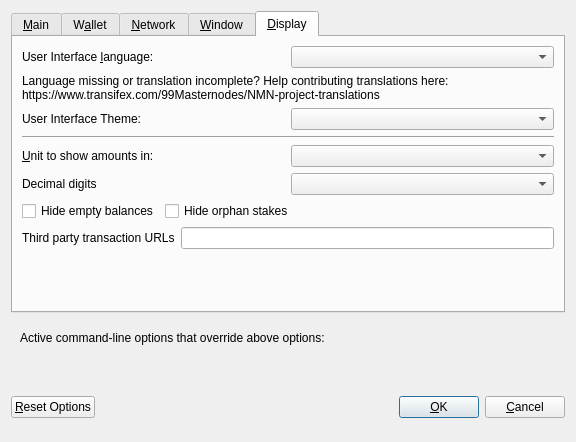
<?xml version="1.0" encoding="UTF-8"?>
<ui version="4.0">
 <class>OptionsDialog</class>
 <widget class="QDialog" name="OptionsDialog">
  <property name="geometry">
   <rect>
    <x>0</x>
    <y>0</y>
    <width>576</width>
    <height>442</height>
   </rect>
  </property>
  <property name="windowTitle">
   <string>Options</string>
  </property>
  <property name="modal">
   <bool>true</bool>
  </property>
  <layout class="QVBoxLayout" name="verticalLayout">
   <item>
    <widget class="QTabWidget" name="tabWidget">
     <property name="currentIndex">
      <number>4</number>
     </property>
     <widget class="QWidget" name="tabMain">
      <attribute name="title">
       <string>&amp;Main</string>
      </attribute>
      <layout class="QVBoxLayout" name="verticalLayout_Main">
       <item>
        <widget class="QCheckBox" name="bitcoinAtStartup">
         <property name="toolTip">
          <string>Automatically start NMN after logging in to the system.</string>
         </property>
         <property name="text">
          <string>&amp;Start NMN on system login</string>
         </property>
        </widget>
       </item>
       <item>
        <layout class="QHBoxLayout" name="horizontalLayout_2_Main">
         <item>
          <widget class="QLabel" name="databaseCacheLabel">
           <property name="text">
            <string>Size of &amp;database cache</string>
           </property>
           <property name="textFormat">
            <enum>Qt::PlainText</enum>
           </property>
           <property name="buddy">
            <cstring>databaseCache</cstring>
           </property>
          </widget>
         </item>
         <item>
          <widget class="QSpinBox" name="databaseCache"/>
         </item>
         <item>
          <widget class="QLabel" name="databaseCacheUnitLabel">
           <property name="text">
            <string>MB</string>
           </property>
           <property name="textFormat">
            <enum>Qt::PlainText</enum>
           </property>
          </widget>
         </item>
         <item>
          <spacer name="horizontalSpacer_2_Main">
           <property name="orientation">
            <enum>Qt::Horizontal</enum>
           </property>
           <property name="sizeHint" stdset="0">
            <size>
             <width>40</width>
             <height>20</height>
            </size>
           </property>
          </spacer>
         </item>
        </layout>
       </item>
       <item>
        <layout class="QHBoxLayout" name="horizontalLayout_3_Main">
         <item>
          <widget class="QLabel" name="threadsScriptVerifLabel">
           <property name="text">
            <string>Number of script &amp;verification threads</string>
           </property>
           <property name="textFormat">
            <enum>Qt::PlainText</enum>
           </property>
           <property name="buddy">
            <cstring>threadsScriptVerif</cstring>
           </property>
          </widget>
         </item>
         <item>
          <widget class="QSpinBox" name="threadsScriptVerif">
           <property name="toolTip">
            <string>(0 = auto, &lt;0 = leave that many cores free)</string>
           </property>
          </widget>
         </item>
         <item>
          <spacer name="horizontalSpacer_3_Main">
           <property name="orientation">
            <enum>Qt::Horizontal</enum>
           </property>
           <property name="sizeHint" stdset="0">
            <size>
             <width>40</width>
             <height>20</height>
            </size>
           </property>
          </spacer>
         </item>
        </layout>
       </item>
       <item>
        <spacer name="verticalSpacer_2">
         <property name="orientation">
          <enum>Qt::Vertical</enum>
         </property>
         <property name="sizeHint" stdset="0">
          <size>
           <width>20</width>
           <height>40</height>
          </size>
         </property>
        </spacer>
       </item>
       <item>
        <layout class="QHBoxLayout" name="horiz-autominting-layout">
         <item>
          <widget class="QCheckBox" name="checkBoxZeromintEnable">
           <property name="toolTip">
            <string>Enable automatic minting of NMN units to zNMN</string>
           </property>
           <property name="layoutDirection">
            <enum>Qt::LeftToRight</enum>
           </property>
           <property name="text">
            <string>Enable zNMN Automint</string>
           </property>
          </widget>
         </item>
         <item>
          <widget class="QCheckBox" name="checkBoxZeromintAddresses">
           <property name="toolTip">
            <string>Enable automatic zNMN minting from specific addresses</string>
           </property>
           <property name="layoutDirection">
            <enum>Qt::LeftToRight</enum>
           </property>
           <property name="text">
            <string>Enable Automint Addresses</string>
           </property>
          </widget>
         </item>
        </layout>
       </item>
       <item>
        <layout class="QHBoxLayout" name="horizontalLayout_3">
         <item>
          <widget class="QLabel" name="percentage_label">
           <property name="toolTip">
            <string>Percentage of incoming NMN which get automatically converted to zNMN via Zerocoin Protocol (min: 10%)</string>
           </property>
           <property name="text">
            <string>Percentage of autominted zNMN</string>
           </property>
          </widget>
         </item>
         <item>
          <widget class="QSpinBox" name="zeromintPercentage">
           <property name="minimum">
            <number>1</number>
           </property>
           <property name="maximum">
            <number>100</number>
           </property>
          </widget>
         </item>
        </layout>
       </item>
       <item>
        <layout class="QHBoxLayout" name="horizontalLayout" stretch="0,0">
         <property name="sizeConstraint">
          <enum>QLayout::SetFixedSize</enum>
         </property>
         <item>
          <widget class="QLabel" name="labelPreferredDenom">
           <property name="maximumSize">
            <size>
             <width>16777215</width>
             <height>16777215</height>
            </size>
           </property>
           <property name="toolTip">
            <string>Wait with automatic conversion to Zerocoin until enough NMN for this denomination is available</string>
           </property>
           <property name="text">
            <string>Preferred Automint zNMN Denomination</string>
           </property>
          </widget>
         </item>
         <item>
          <widget class="QComboBox" name="preferredDenom">
           <property name="maximumSize">
            <size>
             <width>16777215</width>
             <height>27</height>
            </size>
           </property>
           <property name="toolTip">
            <string>Wait with automatic conversion to Zerocoin until enough NMN for this denomination is available</string>
           </property>
           <property name="maxVisibleItems">
            <number>9</number>
           </property>
           <property name="maxCount">
            <number>9</number>
           </property>
          </widget>
         </item>
        </layout>
       </item>
      </layout>
     </widget>
     <widget class="QWidget" name="tabWallet">
      <attribute name="title">
       <string>W&amp;allet</string>
      </attribute>
      <layout class="QVBoxLayout" name="verticalLayout_Wallet">
       <item>
        <layout class="QHBoxLayout" name="horizontalLayout_2_Wallet">
         <item>
          <widget class="QLabel" name="labelStakeSplitThresholdText">
           <property name="text">
            <string>Stake split threshold:</string>
           </property>
          </widget>
         </item>
         <item>
          <widget class="QSpinBox" name="spinBoxStakeSplitThreshold">
           <property name="minimum">
            <number>1</number>
           </property>
           <property name="maximum">
            <number>999999</number>
           </property>
          </widget>
         </item>
        </layout>
       </item>
       <item>
        <widget class="QGroupBox" name="groupBox">
         <property name="title">
          <string>Expert</string>
         </property>
         <layout class="QVBoxLayout" name="verticalLayout_2">
          <item>
           <widget class="QCheckBox" name="coinControlFeatures">
            <property name="toolTip">
             <string>Whether to show coin control features or not.</string>
            </property>
            <property name="text">
             <string>Enable coin &amp;control features</string>
            </property>
           </widget>
          </item>
          <item>
           <widget class="QCheckBox" name="showMasternodesTab">
            <property name="toolTip">
             <string>Show additional tab listing all your masternodes in first sub-tab&lt;br/&gt;and all masternodes on the network in second sub-tab.</string>
            </property>
            <property name="text">
             <string>Show Masternodes Tab</string>
            </property>
           </widget>
          </item>
          <item>
           <widget class="QCheckBox" name="spendZeroConfChange">
            <property name="toolTip">
             <string>If you disable the spending of unconfirmed change, the change from a transaction&lt;br/&gt;cannot be used until that transaction has at least one confirmation.&lt;br/&gt;This also affects how your balance is computed.</string>
            </property>
            <property name="text">
             <string>&amp;Spend unconfirmed change</string>
            </property>
           </widget>
          </item>
         </layout>
        </widget>
       </item>
       <item>
        <spacer name="verticalSpacer_Wallet">
         <property name="orientation">
          <enum>Qt::Vertical</enum>
         </property>
         <property name="sizeHint" stdset="0">
          <size>
           <width>20</width>
           <height>40</height>
          </size>
         </property>
        </spacer>
       </item>
      </layout>
     </widget>
     <widget class="QWidget" name="tabNetwork">
      <attribute name="title">
       <string>&amp;Network</string>
      </attribute>
      <layout class="QVBoxLayout" name="verticalLayout_Network">
       <item>
        <widget class="QCheckBox" name="mapPortUpnp">
         <property name="toolTip">
          <string>Automatically open the NMN client port on the router. This only works when your router supports UPnP and it is enabled.</string>
         </property>
         <property name="text">
          <string>Map port using &amp;UPnP</string>
         </property>
        </widget>
       </item>
       <item>
        <widget class="QCheckBox" name="allowIncoming">
         <property name="toolTip">
          <string>Accept connections from outside</string>
         </property>
         <property name="text">
          <string>Allow incoming connections</string>
         </property>
        </widget>
       </item>
       <item>
        <widget class="QCheckBox" name="connectSocks">
         <property name="toolTip">
          <string>Connect to the NMN network through a SOCKS5 proxy.</string>
         </property>
         <property name="text">
          <string>&amp;Connect through SOCKS5 proxy (default proxy):</string>
         </property>
        </widget>
       </item>
       <item>
        <layout class="QHBoxLayout" name="horizontalLayout_1_Network">
         <item>
          <widget class="QLabel" name="proxyIpLabel">
           <property name="text">
            <string>Proxy &amp;IP:</string>
           </property>
           <property name="textFormat">
            <enum>Qt::PlainText</enum>
           </property>
           <property name="buddy">
            <cstring>proxyIp</cstring>
           </property>
          </widget>
         </item>
         <item>
          <widget class="QValidatedLineEdit" name="proxyIp">
           <property name="minimumSize">
            <size>
             <width>140</width>
             <height>0</height>
            </size>
           </property>
           <property name="maximumSize">
            <size>
             <width>140</width>
             <height>16777215</height>
            </size>
           </property>
           <property name="toolTip">
            <string>IP address of the proxy (e.g. IPv4: 127.0.0.1 / IPv6: ::1)</string>
           </property>
          </widget>
         </item>
         <item>
          <widget class="QLabel" name="proxyPortLabel">
           <property name="text">
            <string>&amp;Port:</string>
           </property>
           <property name="textFormat">
            <enum>Qt::PlainText</enum>
           </property>
           <property name="buddy">
            <cstring>proxyPort</cstring>
           </property>
          </widget>
         </item>
         <item>
          <widget class="QLineEdit" name="proxyPort">
           <property name="minimumSize">
            <size>
             <width>55</width>
             <height>0</height>
            </size>
           </property>
           <property name="maximumSize">
            <size>
             <width>55</width>
             <height>16777215</height>
            </size>
           </property>
           <property name="toolTip">
            <string>Port of the proxy (e.g. 9050)</string>
           </property>
          </widget>
         </item>
         <item>
          <spacer name="horizontalSpacer_1_Network">
           <property name="orientation">
            <enum>Qt::Horizontal</enum>
           </property>
           <property name="sizeHint" stdset="0">
            <size>
             <width>40</width>
             <height>20</height>
            </size>
           </property>
          </spacer>
         </item>
        </layout>
       </item>
       <item>
        <spacer name="verticalSpacer_Network">
         <property name="orientation">
          <enum>Qt::Vertical</enum>
         </property>
         <property name="sizeHint" stdset="0">
          <size>
           <width>20</width>
           <height>40</height>
          </size>
         </property>
        </spacer>
       </item>
      </layout>
     </widget>
     <widget class="QWidget" name="tabWindow">
      <attribute name="title">
       <string>&amp;Window</string>
      </attribute>
      <layout class="QVBoxLayout" name="verticalLayout_Window">
       <item>
        <widget class="QCheckBox" name="minimizeToTray">
         <property name="toolTip">
          <string>Show only a tray icon after minimizing the window.</string>
         </property>
         <property name="text">
          <string>&amp;Minimize to the tray instead of the taskbar</string>
         </property>
        </widget>
       </item>
       <item>
        <widget class="QCheckBox" name="minimizeOnClose">
         <property name="toolTip">
          <string>Minimize instead of exit the application when the window is closed. When this option is enabled, the application will be closed only after selecting Quit in the menu.</string>
         </property>
         <property name="text">
          <string>M&amp;inimize on close</string>
         </property>
        </widget>
       </item>
       <item>
        <spacer name="verticalSpacer_Window">
         <property name="orientation">
          <enum>Qt::Vertical</enum>
         </property>
         <property name="sizeHint" stdset="0">
          <size>
           <width>20</width>
           <height>40</height>
          </size>
         </property>
        </spacer>
       </item>
      </layout>
     </widget>
     <widget class="QWidget" name="tabDisplay">
      <attribute name="title">
       <string>&amp;Display</string>
      </attribute>
      <layout class="QVBoxLayout" name="verticalLayout_Display">
       <item>
        <layout class="QHBoxLayout" name="horizontalLayout_1_Display">
         <item>
          <widget class="QLabel" name="langLabel">
           <property name="text">
            <string>User Interface &amp;language:</string>
           </property>
           <property name="textFormat">
            <enum>Qt::PlainText</enum>
           </property>
           <property name="buddy">
            <cstring>lang</cstring>
           </property>
          </widget>
         </item>
         <item>
          <widget class="QValueComboBox" name="lang">
           <property name="toolTip">
            <string>The user interface language can be set here. This setting will take effect after restarting NMN.</string>
           </property>
          </widget>
         </item>
        </layout>
       </item>
       <item>
        <widget class="QLabel" name="label_3">
         <property name="toolTip">
          <string notr="true"/>
         </property>
         <property name="statusTip">
          <string notr="true"/>
         </property>
         <property name="whatsThis">
          <string notr="true"/>
         </property>
         <property name="accessibleName">
          <string notr="true"/>
         </property>
         <property name="text">
          <string>Language missing or translation incomplete? Help contributing translations here:
https://www.transifex.com/99Masternodes/NMN-project-translations</string>
         </property>
         <property name="wordWrap">
          <bool>true</bool>
         </property>
         <property name="openExternalLinks">
          <bool>true</bool>
         </property>
         <property name="textInteractionFlags">
          <set>Qt::TextBrowserInteraction</set>
         </property>
        </widget>
       </item>
       <item>
        <layout class="QHBoxLayout" name="horizontalLayout_2_Display" stretch="0,0">
         <item>
          <widget class="QLabel" name="themeLabel">
           <property name="text">
            <string>User Interface Theme:</string>
           </property>
          </widget>
         </item>
         <item>
          <widget class="QValueComboBox" name="theme"/>
         </item>
        </layout>
       </item>
       <item>
        <widget class="Line" name="line">
         <property name="orientation">
          <enum>Qt::Horizontal</enum>
         </property>
        </widget>
       </item>
       <item>
        <layout class="QHBoxLayout" name="horizontalLayout_3_Display">
         <item>
          <widget class="QLabel" name="unitLabel">
           <property name="text">
            <string>&amp;Unit to show amounts in:</string>
           </property>
           <property name="textFormat">
            <enum>Qt::PlainText</enum>
           </property>
           <property name="buddy">
            <cstring>unit</cstring>
           </property>
          </widget>
         </item>
         <item>
          <widget class="QValueComboBox" name="unit">
           <property name="toolTip">
            <string>Choose the default subdivision unit to show in the interface and when sending coins.</string>
           </property>
          </widget>
         </item>
        </layout>
       </item>
       <item>
        <layout class="QHBoxLayout" name="horizontalLayout_4_Display">
         <item>
          <widget class="QLabel" name="digitsLabel">
           <property name="text">
            <string>Decimal digits</string>
           </property>
          </widget>
         </item>
         <item>
          <widget class="QValueComboBox" name="digits"/>
         </item>
        </layout>
       </item>
       <item>
        <layout class="QHBoxLayout" name="horizontalLayout_5_Display">
         <item>
          <widget class="QCheckBox" name="checkBoxHideZeroBalances">
           <property name="toolTip">
            <string>Hide empty balances</string>
           </property>
           <property name="layoutDirection">
            <enum>Qt::LeftToRight</enum>
           </property>
           <property name="text">
            <string>Hide empty balances</string>
           </property>
          </widget>
         </item>
         <item>
          <widget class="QCheckBox" name="checkBoxHideOrphans">
           <property name="toolTip">
            <string>Hide orphan stakes in transaction lists</string>
           </property>
           <property name="text">
            <string>Hide orphan stakes</string>
           </property>
          </widget>
         </item>
         <item>
          <spacer name="horizontalSpacer">
           <property name="orientation">
            <enum>Qt::Horizontal</enum>
           </property>
           <property name="sizeHint" stdset="0">
            <size>
             <width>40</width>
             <height>20</height>
            </size>
           </property>
          </spacer>
         </item>
        </layout>
       </item>
       <item>
        <layout class="QHBoxLayout" name="horizontalLayout_6_Display">
         <item>
          <widget class="QLabel" name="thirdPartyTxUrlsLabel">
           <property name="toolTip">
            <string>Third party URLs (e.g. a block explorer) that appear in the transactions tab as context menu items. %s in the URL is replaced by transaction hash. Multiple URLs are separated by vertical bar |.</string>
           </property>
           <property name="text">
            <string>Third party transaction URLs</string>
           </property>
           <property name="buddy">
            <cstring>thirdPartyTxUrls</cstring>
           </property>
          </widget>
         </item>
         <item>
          <widget class="QLineEdit" name="thirdPartyTxUrls">
           <property name="toolTip">
            <string>Third party URLs (e.g. a block explorer) that appear in the transactions tab as context menu items. %s in the URL is replaced by transaction hash. Multiple URLs are separated by vertical bar |.</string>
           </property>
          </widget>
         </item>
        </layout>
       </item>
       <item>
        <spacer name="verticalSpacer">
         <property name="orientation">
          <enum>Qt::Vertical</enum>
         </property>
         <property name="sizeHint" stdset="0">
          <size>
           <width>20</width>
           <height>40</height>
          </size>
         </property>
        </spacer>
       </item>
      </layout>
     </widget>
    </widget>
   </item>
   <item>
    <widget class="QFrame" name="frame">
     <layout class="QVBoxLayout" name="verticalLayout_Bottom">
      <item>
       <layout class="QHBoxLayout" name="horizontalLayout_Bottom">
        <item>
         <widget class="QLabel" name="overriddenByCommandLineInfoLabel">
          <property name="text">
           <string>Active command-line options that override above options:</string>
          </property>
          <property name="textFormat">
           <enum>Qt::PlainText</enum>
          </property>
         </widget>
        </item>
        <item>
         <spacer name="horizontalSpacer_Bottom">
          <property name="orientation">
           <enum>Qt::Horizontal</enum>
          </property>
          <property name="sizeHint" stdset="0">
           <size>
            <width>40</width>
            <height>20</height>
           </size>
          </property>
         </spacer>
        </item>
       </layout>
      </item>
      <item>
       <widget class="QLabel" name="overriddenByCommandLineLabel">
        <property name="text">
         <string/>
        </property>
        <property name="textFormat">
         <enum>Qt::PlainText</enum>
        </property>
        <property name="wordWrap">
         <bool>true</bool>
        </property>
       </widget>
      </item>
     </layout>
    </widget>
   </item>
   <item>
    <layout class="QHBoxLayout" name="horizontalLayout_Buttons">
     <item>
      <widget class="QPushButton" name="resetButton">
       <property name="toolTip">
        <string>Reset all client options to default.</string>
       </property>
       <property name="text">
        <string>&amp;Reset Options</string>
       </property>
       <property name="autoDefault">
        <bool>false</bool>
       </property>
      </widget>
     </item>
     <item>
      <spacer name="horizontalSpacer_1">
       <property name="orientation">
        <enum>Qt::Horizontal</enum>
       </property>
       <property name="sizeHint" stdset="0">
        <size>
         <width>40</width>
         <height>48</height>
        </size>
       </property>
      </spacer>
     </item>
     <item>
      <widget class="QLabel" name="statusLabel">
       <property name="minimumSize">
        <size>
         <width>200</width>
         <height>0</height>
        </size>
       </property>
       <property name="font">
        <font>
         <weight>75</weight>
         <bold>true</bold>
        </font>
       </property>
       <property name="text">
        <string/>
       </property>
       <property name="textFormat">
        <enum>Qt::PlainText</enum>
       </property>
       <property name="wordWrap">
        <bool>true</bool>
       </property>
      </widget>
     </item>
     <item>
      <spacer name="horizontalSpacer_2">
       <property name="orientation">
        <enum>Qt::Horizontal</enum>
       </property>
       <property name="sizeHint" stdset="0">
        <size>
         <width>40</width>
         <height>48</height>
        </size>
       </property>
      </spacer>
     </item>
     <item>
      <widget class="QPushButton" name="okButton">
       <property name="text">
        <string>&amp;OK</string>
       </property>
       <property name="autoDefault">
        <bool>false</bool>
       </property>
       <property name="default">
        <bool>true</bool>
       </property>
      </widget>
     </item>
     <item>
      <widget class="QPushButton" name="cancelButton">
       <property name="text">
        <string>&amp;Cancel</string>
       </property>
       <property name="autoDefault">
        <bool>false</bool>
       </property>
      </widget>
     </item>
    </layout>
   </item>
  </layout>
 </widget>
 <customwidgets>
  <customwidget>
   <class>QValidatedLineEdit</class>
   <extends>QLineEdit</extends>
   <header>qvalidatedlineedit.h</header>
  </customwidget>
  <customwidget>
   <class>QValueComboBox</class>
   <extends>QComboBox</extends>
   <header>qvaluecombobox.h</header>
  </customwidget>
 </customwidgets>
 <resources/>
 <connections/>
</ui>
